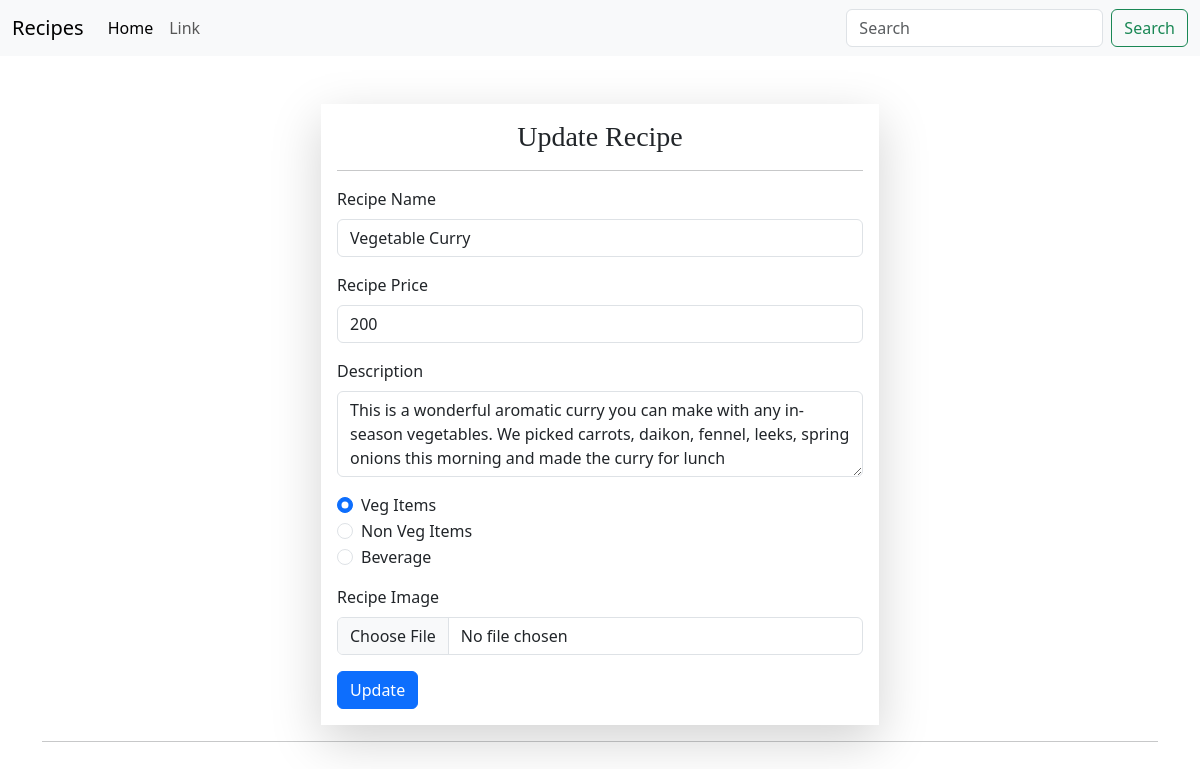
/update/34/ (signed in), run on the app's committed database.
### Food/models.py (models this page shows, shortened)
class Recipe(models.Model):
  recipe_name = models.CharField(max_length=200)
  recipe_description = models.TextField(max_length=500)
  recipe_category = models.TextField(max_length=300, default='Uncategorized')
  recipe_price = models.IntegerField(default=0)
  recipe_image = models.ImageField(upload_to='images')

### Food/views.py (the view, shortened to what this page needs)
# urls.py: path('update/<int:id>/', updateRecipe , name='update'),
@login_required(login_url = '/login/')
def updateRecipe(request, id):
    querySet = Recipe.objects.get(id=id)
    return render (request, 'update.html', {'data':querySet})

### Food/templates/update.html (shortened to what this page needs)
{% extends 'base.html' %}
{% block body %}
<div class="container mt-5">
  <form class="col-6 mx-auto p-3 shadow-lg" method="post" enctype="multipart/form-data">
    <h3>Update Recipe</h3>
    <hr>
    <div class="mb-3">
      <label for="recipe_name" class="form-label">Recipe Name</label>
      <input type="text" class="form-control" value="{{data.recipe_name}}" name="recipe_name" />
    </div>
    <div class="mb-3">
      <label for="recipe_price" class="form-label">Recipe Price</label>
      <input type="text" class="form-control" value="{{data.recipe_price}}" name="recipe_price" />
    </div>
    <div class="mb-3">
      <label for="recipe_description" class="form-label">Description</label>
      <textarea class="form-control" name="recipe_description" rows="3">{{data.recipe_description}}</textarea>
    </div>
    <div class="form-check">
      <input class="form-check-input" type="radio" name="category" id="category" value="veg"
      {% if data.recipe_category == "veg" %} checked {% endif %} >
      <label class="form-check-label" for="category">
        Veg Items
      </label>
    </div>
    <div class="form-check">
      <input class="form-check-input" type="radio" name="category" id="category" value="nonveg"
      {% if data.recipe_category == "nonveg" %} checked {% endif %} >
      <label class="form-check-label" for="category">
        Non Veg Items
      </label>
    </div>
    <div class="form-check mb-3">
      <input class="form-check-input" type="radio" name="category" id="category" value="beverage"
       {% if data.recipe_category == "beverage" %} checked {% endif %} >
      <label class="form-check-label" for="category">
        Beverage
      </label>
    </div>
    <div class="mb-3">
      <label for="recipe_image" class="form-label">Recipe Image</label>
      <input class="form-control" type="file" name="recipe_image" />
    </div>
    <button type="submit" class="btn btn-primary">Update</button>
  </form>
<hr>
</div>
{% endblock %}

### Food/templates/update.html (style rules this page uses)
h3 { text-align: center; font-family: 'Times New Roman', Times, serif; }

### data on the page
Recipe: recipe_name "Vegetable Curry", recipe_price "200", recipe_description "This is a wonderful aromatic curry you can make with any in-season vegetables. We picked carrots, daikon, fennel, leeks, spring onions this morning and made the curry for lunch", recipe_category "☑ Veg Items"
